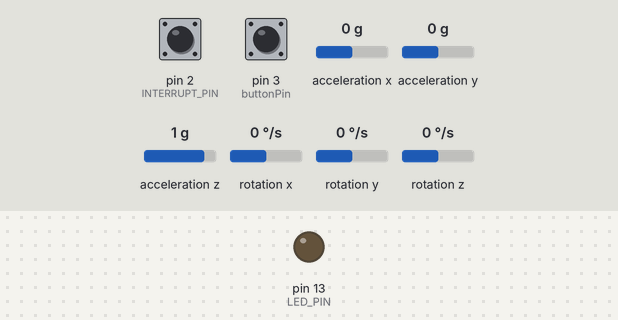
Simulated run of this sketch. Board: Arduino Uno, built with avr-gcc and run on an emulated ATmega328P. Shown: output pins drawn as LEDs (lit = HIGH). The inputs (shaded band) are chosen by the test bench; at power-on: pin 3 (buttonPin) LOW, pin 2 (INTERRUPT_PIN) LOW, acceleration x 0 g, acceleration y 0 g, acceleration z 1 g, rotation x 0 °/s, rotation y 0 °/s, rotation z 0 °/s. The sensor or clock chip raises its interrupt line as the real part does; what the sketch prints to the serial monitor is not drawn.

Above: at 4.2 s.
4.3 s: pin 3 (buttonPin) pulled HIGH for 0.15 s
At 4.38 s:
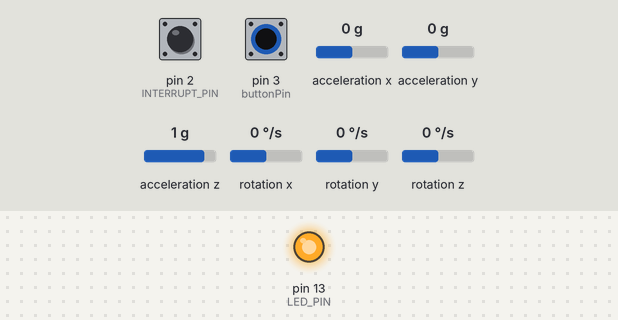
7.4 s: pin 3 (buttonPin) pulled HIGH for 1 s
At 8.9 s:
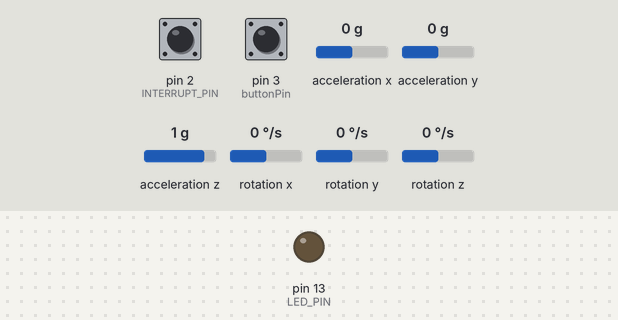
11.4 s: pin 3 (buttonPin) pulled HIGH for 3.2 s
At 12.2 s:
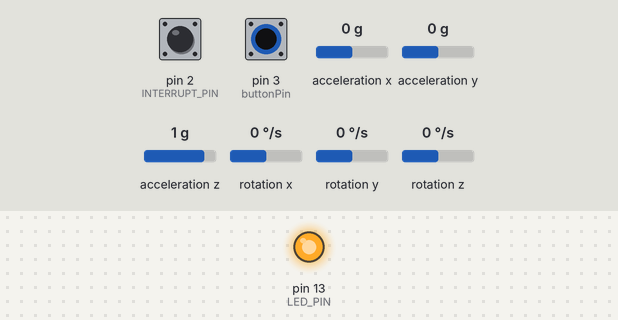
Timing chart, 0 to 16.1 s (numbered marks = the images above; inputs shaded):
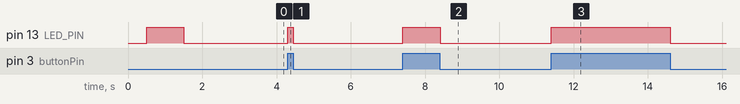

The sketch:

FingerPenMouse-gyroBased.ino
```cpp
#include "I2Cdev.h"

#include "MPU6050_6Axis_MotionApps20.h"
//#include "MPU6050.h" // not necessary if using MotionApps include file

// Arduino Wire library is required if I2Cdev I2CDEV_ARDUINO_WIRE implementation
// is used in I2Cdev.h
#if I2CDEV_IMPLEMENTATION == I2CDEV_ARDUINO_WIRE
#include "Wire.h"
#endif

//#define OUTPUT_READABLE_WORLDACCEL
//#define OUTPUT_READABLE_YAWPITCHROLL
#define OUTPUT_READABLE_EULER
//#define OUTPUT_READABLE_REALACCEL
//#define OUTPUT_READABLE_QUATERNION

#define MOUSEEVENTF_MOVE 0x0001
#define MOUSEEVENTF_LEFTDOWN 0x0002
#define MOUSEEVENTF_LEFTUP 0x0004
#define MOUSEEVENTF_RIGHTDOWN 0x0008
#define MOUSEEVENTF_RIGHTUP 0x0010
#define MOUSEEVENTF_MIDDLEDOWN 0x0020
#define MOUSEEVENTF_MIDDLEUP 0x0040

// class default I2C address is 0x68
// specific I2C addresses may be passed as a parameter here
// AD0 low = 0x68 (default for SparkFun breakout and InvenSense evaluation board)
// AD0 high = 0x69
MPU6050 mpu;
// MPU6050 mpu(0x69); // <-- use for AD0 high

/* =========================================================================
  NOTE: In addition to connection 3.3v, GND, SDA, and SCL, this sketch
  depends on the MPU-6050's INT pin being connected to the Arduino's
  external interrupt #0 pin. On the Arduino Uno and Mega 2560, this is
  digital I/O pin 2.
  ========================================================================= */

// uncomment "OUTPUT_READABLE_WORLDACCEL" if you want to see acceleration
// components with gravity removed and adjusted for the world frame of
// reference (yaw is relative to initial orientation, since no magnetometer
// is present in this case). Could be quite handy in some cases.


#define INTERRUPT_PIN 2 // use pin 2 on Arduino Uno & most boards
#define LED_PIN 13      // (Arduino is 13, Teensy is 11, Teensy++ is 6)

// MPU control/status vars
bool dmpReady = false;  // set true if DMP init was successful
uint8_t mpuIntStatus;   // holds actual interrupt status byte from MPU
uint8_t devStatus;      // return status after each device operation (0 = success, !0 = error)
uint16_t packetSize;    // expected DMP packet size (default is 42 bytes)
uint16_t fifoCount;     // count of all bytes currently in FIFO
uint8_t fifoBuffer[64]; // FIFO storage buffer

// orientation/motion vars
Quaternion q;        // [w, x, y, z]         quaternion container
VectorInt16 aa;      // [x, y, z]            accel sensor measurements
VectorInt16 aaReal;  // [x, y, z]            gravity-free accel sensor measurements
VectorInt16 aaWorld; // [x, y, z]            world-frame accel sensor measurements
VectorFloat gravity; // [x, y, z]            gravity vector
float euler[3];      // [psi, theta, phi]    Euler angle container
float ypr[3];        // [yaw, pitch, roll]   yaw/pitch/roll container and gravity vector

// ================================================================
// ===               INTERRUPT DETECTION ROUTINE                ===
// ================================================================

volatile bool mpuInterrupt = false; // indicates whether MPU interrupt pin has gone high
void dmpDataReady()
{
  mpuInterrupt = true;
}

// ================================================================
// ===                      INITIAL SETUP                       ===
// ================================================================
unsigned long timetime;

void setup()
{
  // join I2C bus (I2Cdev library doesn't do this automatically)
#if I2CDEV_IMPLEMENTATION == I2CDEV_ARDUINO_WIRE
  Wire.begin();
  Wire.setClock(400000); // 400kHz I2C clock. Comment this line if having compilation difficulties
#elif I2CDEV_IMPLEMENTATION == I2CDEV_BUILTIN_FASTWIRE
  Fastwire::setup(400, true);
#endif

  // initialize serial communication
  // (115200 chosen because it is required for Teapot Demo output, but it's
  // really up to you depending on your project)
  // while (!Serial); // wait for Leonardo enumeration, others continue immediately

  // NOTE: 8MHz or slower host processors, like the Teensy @ 3.3V or Arduino
  // Pro Mini running at 3.3V, cannot handle this baud rate reliably due to
  // the baud timing being too misaligned with processor ticks. You must use
  // 38400 or slower in these cases, or use some kind of external separate
  // crystal solution for the UART timer.

  // initialize device
  // Serial.println(F("Initializing I2C devices..."));
  mpu.initialize();
  pinMode(INTERRUPT_PIN, INPUT);

  // verify connection
  // Serial.println(F("Testing device connections..."));
  // Serial.println(mpu.testConnection() ? F("MPU6050 connection successful") : F("MPU6050 connection failed"));

  // wait for ready
  /*  Serial.println(F("\nSend any character to begin DMP programming and demo: "));
      while (Serial.available() && Serial.read()); // empty buffer
      while (!Serial.available());                 // wait for data
      while (Serial.available() && Serial.read()); // empty buffer again
  */
  // load and configure the DMP
  //    Serial.println(F("Initializing DMP..."));
  devStatus = mpu.dmpInitialize();

  // supply your own gyro offsets here, scaled for min sensitivity
  mpu.setXGyroOffset(-205);
  mpu.setYGyroOffset(-101);
  mpu.setZGyroOffset(35);
  mpu.setZAccelOffset(1553); // 1688 factory default for my test chip

  // make sure it worked (returns 0 if so)
  if (devStatus == 0)
  {
    // Calibration Time: generate offsets and calibrate our MPU6050
    mpu.CalibrateAccel(6);
    mpu.CalibrateGyro(6);
    //        mpu.PrintActiveOffsets();
    // turn on the DMP, now that it's ready
    //        Serial.println(F("Enabling DMP..."));
    mpu.setDMPEnabled(true);

    // enable Arduino interrupt detection
    //        Serial.print(F("Enabling interrupt detection (Arduino external interrupt "));
    digitalPinToInterrupt(INTERRUPT_PIN);
    //        Serial.println(F(")..."));
    attachInterrupt(digitalPinToInterrupt(INTERRUPT_PIN), dmpDataReady, RISING);
    mpuIntStatus = mpu.getIntStatus();

    // set our DMP Ready flag so the main loop() function knows it's okay to use it
    // Serial.println(F("DMP ready! Waiting for first interrupt..."));
    dmpReady = true;

    // get expected DMP packet size for later comparison
    packetSize = mpu.dmpGetFIFOPacketSize();
    // Serial.println("Serialbegin");
  }
  else
  {
    // ERROR!
    // 1 = initial memory load failed
    // 2 = DMP configuration updates failed
    // (if it's going to break, usually the code will be 1)
    Serial.print(F("DMP Initialization failed (code "));
    Serial.print(devStatus);
    Serial.println(F(")"));
  }

  // configure LED for output
  pinMode(LED_PIN, OUTPUT);
  Serial.begin(115200);
#define buttonPin 3
  pinMode(buttonPin, INPUT);

  digitalWrite(LED_BUILTIN, HIGH);
  delay(1000);
  timetime = millis(); // it is to put a time limit to run the arduino code.

  byte message = {85};//to start the communication.
  Serial.write((char *)&message, sizeof(message));
  Serial.write((char *)&message, sizeof(message));
  Serial.write((char *)&message, sizeof(message));
  Serial.write((char *)&message, sizeof(message));
}
// ================================================================
// ===                    MAIN PROGRAM LOOP                     ===
// ================================================================

//=============================================== Additional Functions
// This is to return whether mouse is moving or not.

int k = 0;
float xpos = 0;
float ypos = 0;
float zpos = 0;

//===============================================
bool btn = 0;
int buttonState = MOUSEEVENTF_LEFTDOWN;
int lastButtonState = buttonState;


void loop()
{
  btn = digitalRead(buttonPin);
  // unsigned long mytime = millis(); // it is to see sampling period
  /*while (millis() - timetime < 1000)
    {
    }
    while (millis() - timetime > 6000)
    {        digitalWrite(LED_BUILTIN, LOW);
    }
    if (millis() - timetime > 6000)
    {
      digitalWrite(LED_BUILTIN, LOW);
      btn = LOW;
    }else{
      btn = HIGH;
    }*/
  /*the led will be opened and closed according to the state of button
    The reason is to see whether there is a problem or not.*/
  if (btn)
  {
    buttonState = MOUSEEVENTF_LEFTDOWN;
    digitalWrite(LED_PIN, HIGH);
  }
  else
  {
    digitalWrite(LED_PIN, LOW);
    buttonState = MOUSEEVENTF_LEFTUP;

  }

  /*we set the change 1 if there is any change of the state of the button.
    if there is no any change of the state change will be 0*/
  if (buttonState != lastButtonState)
  {
    lastButtonState = buttonState;
    int message[] = {(int)buttonState, 0, 0, 0};
    Serial.write((char *)&message, sizeof(message));
  }

  // if programming failed, don't try to do anything
  if (!dmpReady)
    return;
  // read a packet from FIFO
  // if(millis()>timetime+3000 and millis()<timetime+3500){//it is to put a time limit to run the arduino code.
  if (mpu.dmpGetCurrentFIFOPacket(fifoBuffer))
  { // Get the Latest packet // 2 to 3 ms is passed here. But the problem is that is not available always.
    // Serial.println(millis()-mytime);//it is to see the sampling period
#ifdef OUTPUT_READABLE_EULER
    // display Euler angles in degrees
    mpu.dmpGetQuaternion(&q, fifoBuffer);
    mpu.dmpGetEuler(euler, &q);
    float angle_a = -euler[0], angle_b = euler[1], angle_c = -euler[2];
#define angle_correction 1
#endif

#ifdef OUTPUT_READABLE_YAWPITCHROLL
    // display initial world-frame acceleration, adjusted to remove gravity
    // and rotated based on known orientation from quaternion
    mpu.dmpGetQuaternion(&q, fifoBuffer);
    mpu.dmpGetGravity(&gravity, &q);
    mpu.dmpGetYawPitchRoll(ypr, &q, &gravity);
    float angle_a = -ypr[0], angle_b = ypr[1], angle_c = ypr[2];
#define angle_correction 1

#endif

#ifdef OUTPUT_READABLE_REALACCEL
    // display real acceleration, adjusted to remove gravity
    mpu.dmpGetQuaternion(&q, fifoBuffer);
    mpu.dmpGetAccel(&aa, fifoBuffer);
    mpu.dmpGetGravity(&gravity, &q);
    mpu.dmpGetLinearAccel(&aaReal, &aa, &gravity);
    float angle_a = q.z, angle_b = q.y, angle_c = q.x;
#define angle_correction 3.14159
#endif
#ifdef OUTPUT_READABLE_QUATERNION
    // display quaternion values in easy matrix form: w x y z
    mpu.dmpGetQuaternion(&q, fifoBuffer);
    float angle_a = q.z, angle_b = q.y, angle_c = q.x;
#define angle_correction 3.14159
#endif
#define sensitivity 750* angle_correction // angle correction is to equalize each angle
    int dx = (int) (sensitivity * (xpos - angle_a));
    int dy = (int) (sensitivity * (ypos - angle_b));
    int dz = (int) (sensitivity * (zpos - angle_c));

    if (dx != 0 || dy != 0 || dz != 0) {
      xpos = angle_a;
      ypos = angle_b;
      zpos = angle_c;
      int message[] = {(int) MOUSEEVENTF_MOVE, dx, dz, dy};
      Serial.write((char *)&message, sizeof(message));
      delay(1);
      Serial.println();
      Serial.println(millis());
    }
    /*Serial.print("q: x: ");
      Serial.print(q.x, 5);
      Serial.print("\ty: ");
      Serial.print(q.y, 5);
      Serial.print("\tz: ");
      Serial.print(q.z, 5);
      Serial.print("\tw: ");
      Serial.print(q.w, 5);
      Serial.print("\tpsi: ");
      Serial.print(euler[0], 5);
      Serial.print("\ttheta: ");
      Serial.print(euler[1], 5);
      Serial.print("\tphi: ");
      Serial.print(euler[2], 5);
      Serial.print("\ty: ");
      Serial.print(ypr[0], 5);
      Serial.print("\tp: ");
      Serial.print(ypr[1], 5);
      Serial.print("\tr: ");
      Serial.print(ypr[2], 5);
      Serial.print("\n");*/


    // Serial.println(millis()-mytime);//it is to see the sampling period
  }

}
```

Measured:
- after the input at 4.3 s, pin 13 (LED_PIN): LOW → HIGH at once, → LOW 0.15 s later
- after the input at 7.4 s, pin 13 (LED_PIN): LOW → HIGH at once, → LOW 1.0 s later
- after the input at 11.4 s, pin 13 (LED_PIN): LOW → HIGH at once, → LOW 3.2 s later
